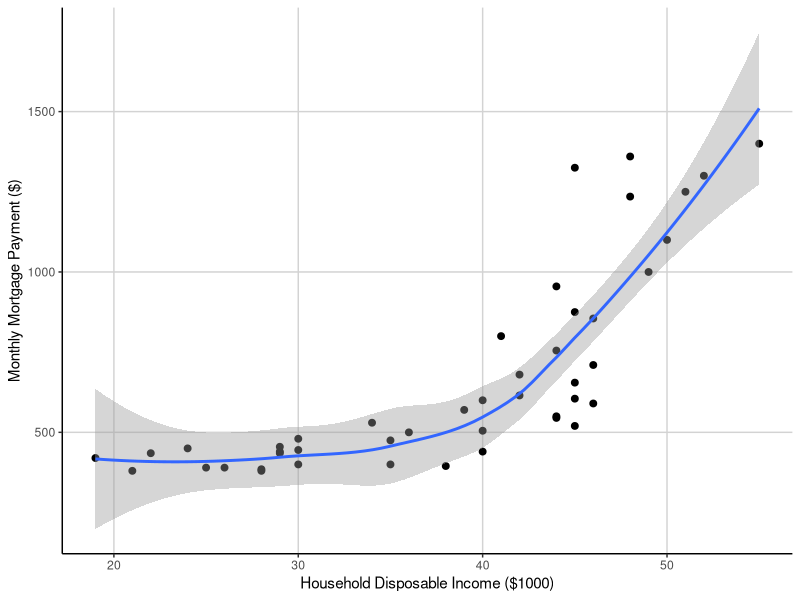
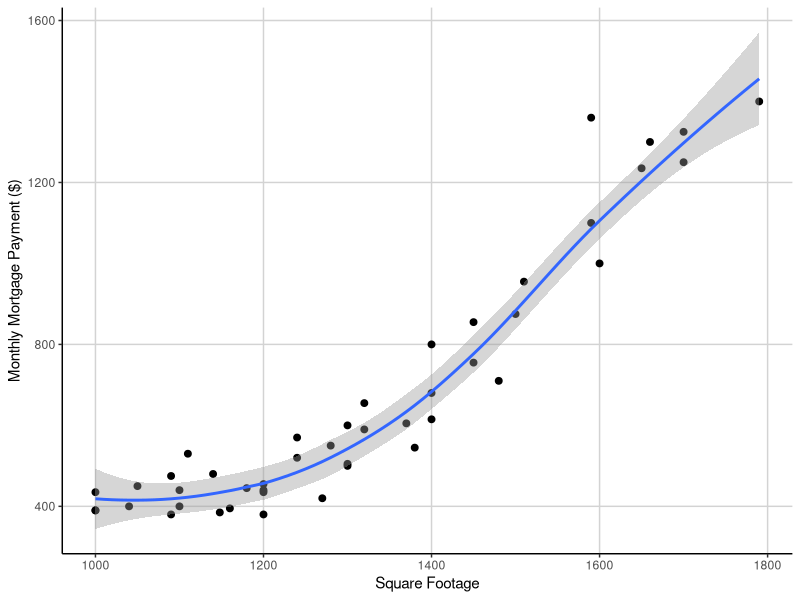
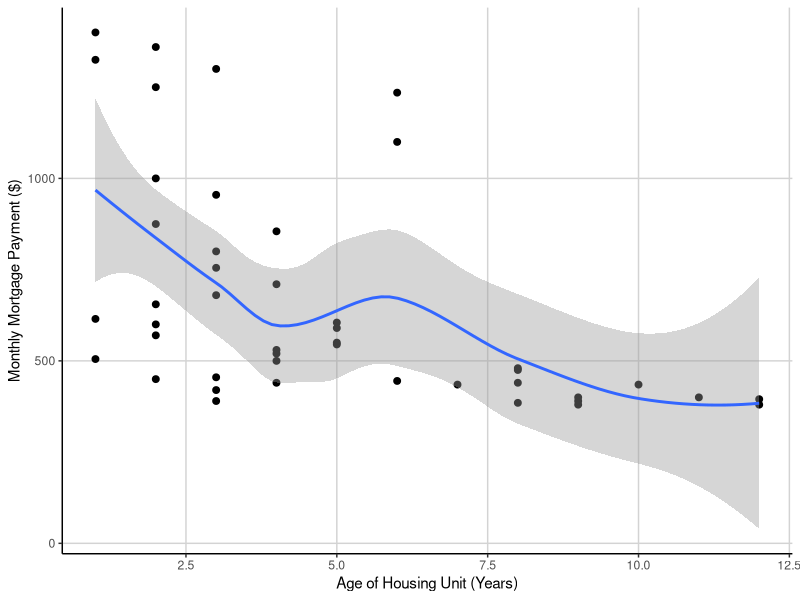
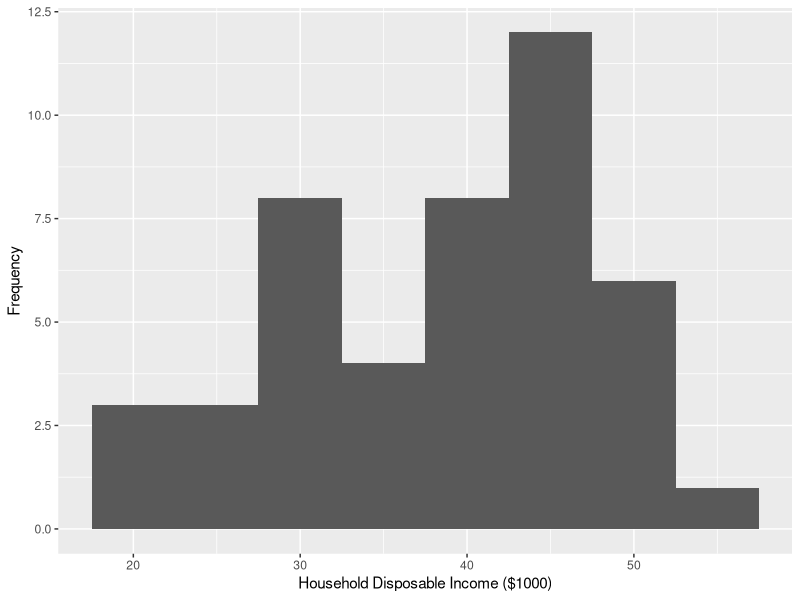
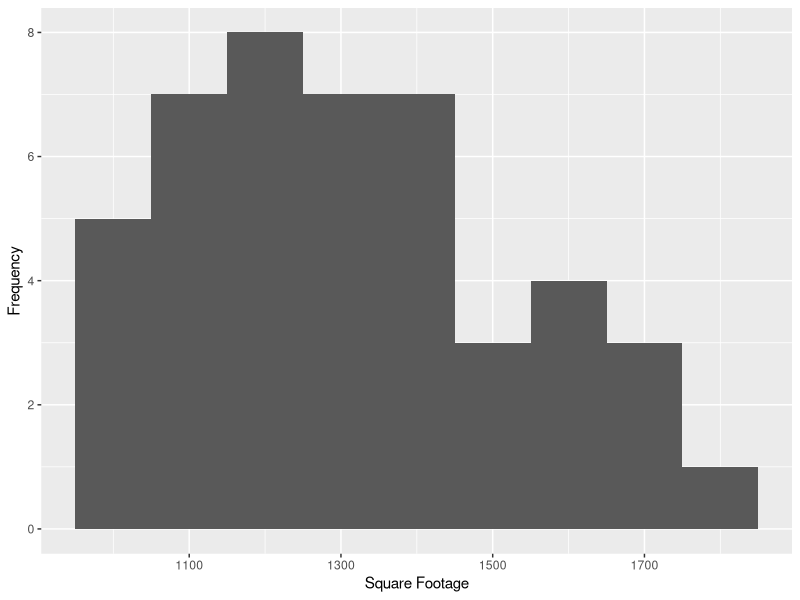
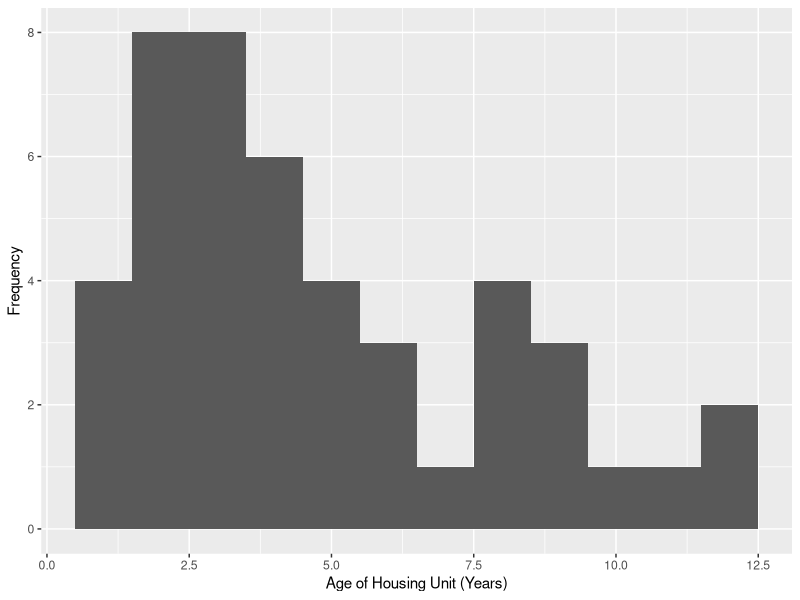
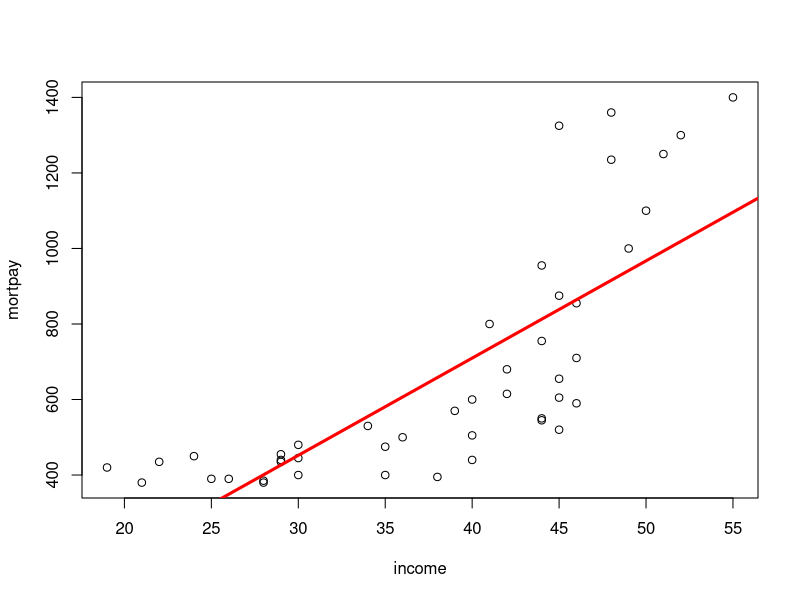
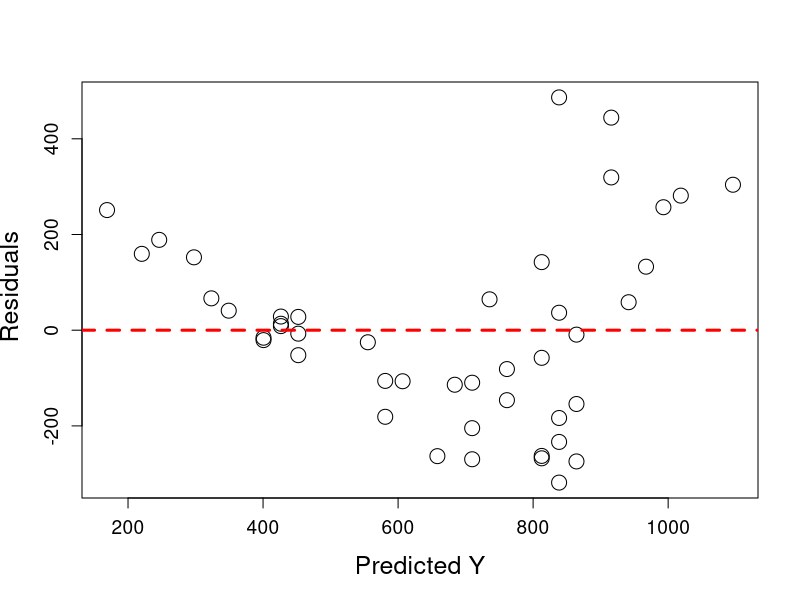

Write the R code that produced these figures, in order.
# load library
library(dplyr)
library(ggplot2)
library(png)

# read in file
data <- read.csv(file = "Lab_data.csv", header = TRUE)

# approach
# scatterplots of variables against Y
# check assumptions
# add interactions?
# run AIC and stepwise regressions to determine model of best fit

# prep the dataset
colnames(data) <- c("obs", "mortpay", "income", "sqfoot", "loans", "age")

# scatterplots of variables against Y
ggplot(data, aes(x = income, y = mortpay)) +
  geom_point(size = 2) +
  geom_smooth() +
  xlab("Household Disposable Income ($1000)") +
  ylab("Monthly Mortgage Payment ($)") + 
  theme(panel.background = element_blank(), axis.line = element_line(colour = "black"), panel.grid.major = element_line(colour = "light gray"))
ggsave(file = "mortpay_vs_income.png", width = 5, height = 5)

ggplot(data, aes(x = sqfoot, y = mortpay)) +
  geom_point(size = 2) +
  geom_smooth() +
  xlab("Square Footage") +
  ylab("Monthly Mortgage Payment ($)") + 
  theme(panel.background = element_blank(), axis.line = element_line(colour = "black"), panel.grid.major = element_line(colour = "light gray"))
ggsave(file = "mortpay_vs_sqfoot.png", width = 5, height = 5)

ggplot(data, aes(x = age, y = mortpay)) +
  geom_point(size = 2) +
  geom_smooth() +
  xlab("Age of Housing Unit (Years)") +
  ylab("Monthly Mortgage Payment ($)") + 
  theme(panel.background = element_blank(), axis.line = element_line(colour = "black"), panel.grid.major = element_line(colour = "light gray"))
ggsave(file = "mortpay_vs_age.png", width = 5, height = 5)

# histograms of independent variables
ggplot(data, aes(x = income)) +
  geom_histogram(binwidth = 5) +
  xlab("Household Disposable Income ($1000)") +
  ylab("Frequency") 

ggplot(data, aes(x = sqfoot)) +
  geom_histogram(binwidth = 100) +
  xlab("Square Footage") +
  ylab("Frequency") 

ggplot(data, aes(x = age)) +
  geom_histogram(binwidth = 1) +
  xlab("Age of Housing Unit (Years)") +
  ylab("Frequency") 

# summary of transformations that seem to work
data <- select(data, obs:age) %>% 
  mutate(income_sq = income^2) %>% 
  mutate(income_cube = income^3) %>% 
  mutate(age_cube_root = age^(-1/3)) %>% 
  mutate(log10_mortpay = log10(mortpay))

### run regressions and plot pred. vs redis. & qqplots for NON-transformed variables
## income regression
plot(mortpay ~ income, data = data)
reg_income <- lm(mortpay ~ income, data = data)
abline(reg_income, col="red", lwd=3)

predicted_income<-predict.lm(reg_income)
residuals_income<-data$mortpay - predicted_income
plot(predicted_income,residuals_income,cex=2,cex.lab=1.5,cex.axis=1.15, ylab=" Residuals", xlab= "Predicted Y")
abline(a=0,b=0, col="red", lwd=3,lty="dashed")

ggplot(data, aes(y = residuals_income, x = predicted_income)) +
  geom_point(size = 2) +
  geom_hline(yintercept = 0, colour = 'red', linetype = "dashed", size = 1) +
  ggtitle("Residuals vs. Predicted Values") +
  ylab("Residuals") +
  xlab("Predicted Y") + 
  theme(panel.background = element_blank(), axis.line = element_line(colour = "black"), axis.title = element_text(size=14), plot.title = element_text(size = 18, face = "bold"))
ggsave(file = "pred_res_income.png", width = 5, height = 5)

# qqplot in ggplot2
ggQQ <- function(LM) # argument: a linear model
{
  y <- quantile(LM$resid[!is.na(LM$resid)], c(0.25, 0.75))
  x <- qnorm(c(0.25, 0.75))
  slope <- diff(y)/diff(x)
  int <- y[1L] - slope * x[1L]
  p <- ggplot(LM, aes(sample = .resid)) +
    stat_qq(alpha = 0.5) +
    geom_abline(slope = slope, intercept = int, color="red", size = 1) +
    xlab("Theoretical Quantiles") +
    ylab("Standardized Residuals") +
    ggtitle("Normal Q-Q Plot") +
    theme(panel.background = element_blank(), axis.line = element_line(colour = "black"), axis.title = element_text(size=14), plot.title = element_text(size = 18, face = "bold"))
  ggsave(filename = "income_qq.png", width = 5, height = 5)
  return(p)
}

ggQQ(reg_income)

## sqfoot regression
plot(mortpay ~ sqfoot, data = data)
reg_sqfoot <- lm(mortpay ~ sqfoot, data = data)
abline(reg_sqfoot, col="red", lwd=3)

predicted_sqfoot <- predict.lm(reg_sqfoot)
residuals_sqfoot <- data$mortpay-predicted_sqfoot
plot(predicted_sqfoot,residuals_sqfoot,cex=2,cex.lab=1.5,cex.axis=1.15, ylab=" Residuals", xlab= "Predicted Y")
abline(a=0,b=0, col="red", lwd=3,lty="dashed")

ggplot(data, aes(y = residuals_sqfoot, x = predicted_sqfoot)) +
  geom_point(size = 2) +
  geom_hline(yintercept = 0, colour = 'red', linetype = "dashed", size = 1) +
  ggtitle("Residuals vs. Predicted Values") +
  ylab("Residuals") +
  xlab("Predicted Y") + 
  theme(panel.background = element_blank(), axis.line = element_line(colour = "black"), axis.title = element_text(size=14), plot.title = element_text(size = 18, face = "bold"))
ggsave(file = "pred_res_sqfoot.png", width = 5, height = 5)

# qqplot in ggplot2
ggQQ <- function(LM) # argument: a linear model
{
  y <- quantile(LM$resid[!is.na(LM$resid)], c(0.25, 0.75))
  x <- qnorm(c(0.25, 0.75))
  slope <- diff(y)/diff(x)
  int <- y[1L] - slope * x[1L]
  p <- ggplot(LM, aes(sample = .resid)) +
    stat_qq(alpha = 0.5) +
    geom_abline(slope = slope, intercept = int, color="red", size = 1) +
    xlab("Theoretical Quantiles") +
    ylab("Standardized Residuals") +
    ggtitle("Normal Q-Q Plot") +
    theme(panel.background = element_blank(), axis.line = element_line(colour = "black"), axis.title = element_text(size=14), plot.title = element_text(size = 18, face = "bold"))
  ggsave(filename = "sqfoot_qq.png", width = 5, height = 5)
  return(p)
}

ggQQ(reg_sqfoot)

# age regression
plot(mortpay ~ age, data = data)
reg_age <- lm(mortpay ~ age, data = data)
abline(reg_age, col="red", lwd=3)

predicted_age <- predict.lm(reg_age)
residuals_age <- data$mortpay-predicted_age
plot(predicted_age,residuals_age,cex=2,cex.lab=1.5,cex.axis=1.15, ylab=" Residuals", xlab= "Predicted Y")
abline(a=0,b=0, col="red", lwd=3,lty="dashed")

ggplot(data, aes(y = residuals_age, x = predicted_age)) +
  geom_point(size = 2) +
  geom_hline(yintercept = 0, colour = 'red', linetype = "dashed", size = 1) +
  ggtitle("Residuals vs. Predicted Values") +
  ylab("Residuals") +
  xlab("Predicted Y") + 
  theme(panel.background = element_blank(), axis.line = element_line(colour = "black"), axis.title = element_text(size=14), plot.title = element_text(size = 18, face = "bold"))
ggsave(file = "pred_res_age.png", width = 5, height = 5)

# qqplot in ggplot2
ggQQ <- function(LM) # argument: a linear model
{
  y <- quantile(LM$resid[!is.na(LM$resid)], c(0.25, 0.75))
  x <- qnorm(c(0.25, 0.75))
  slope <- diff(y)/diff(x)
  int <- y[1L] - slope * x[1L]
  p <- ggplot(LM, aes(sample = .resid)) +
    stat_qq(alpha = 0.5) +
    geom_abline(slope = slope, intercept = int, color="red", size = 1) +
    xlab("Theoretical Quantiles") +
    ylab("Standardized Residuals") +
    ggtitle("Normal Q-Q Plot") +
    theme(panel.background = element_blank(), axis.line = element_line(colour = "black"), axis.title = element_text(size=14), plot.title = element_text(size = 18, face = "bold"))
  ggsave(filename = "age_qq.png", width = 5, height = 5)
  return(p)
}

ggQQ(reg_age)

### run regressions and plot pred. vs redis. & qqplots for transformed variables

## income regression
plot(log10_mortpay ~ income_cube, data = data)
reg_income_trans <- lm(log10_mortpay ~ income_cube, data = data)
abline(reg_income, col="red", lwd=3)

predicted_income_trans <- predict.lm(reg_income_trans)
residuals_income_trans <- data$log10_mortpay-predicted_income_trans
plot(predicted_income_trans,residuals_income_trans,cex=2,cex.lab=1.5,cex.axis=1.15, ylab=" Residuals", xlab= "Predicted Y")
abline(a=0,b=0, col="red", lwd=3,lty="dashed")

ggplot(data, aes(y = residuals_income_trans, x = predicted_income_trans)) +
  geom_point(size = 2) +
  geom_hline(yintercept = 0, colour = 'red', linetype = "dashed", size = 1) +
  ggtitle("Residuals vs. Predicted Values") +
  ylab("Residuals") +
  xlab("Predicted Y") + 
  theme(panel.background = element_blank(), axis.line = element_line(colour = "black"), axis.title = element_text(size=14), plot.title = element_text(size = 18, face = "bold"))
ggsave(file = "pred_res_income_transformed.png", width = 5, height = 5)

# qqplot in ggplot2
ggQQ <- function(LM) # argument: a linear model
{
  y <- quantile(LM$resid[!is.na(LM$resid)], c(0.25, 0.75))
  x <- qnorm(c(0.25, 0.75))
  slope <- diff(y)/diff(x)
  int <- y[1L] - slope * x[1L]
  p <- ggplot(LM, aes(sample = .resid)) +
    stat_qq(alpha = 0.5) +
    geom_abline(slope = slope, intercept = int, color="red", size = 1) +
    xlab("Theoretical Quantiles") +
    ylab("Standardized Residuals") +
    ggtitle("Normal Q-Q Plot") +
    theme(panel.background = element_blank(), axis.line = element_line(colour = "black"), axis.title = element_text(size=14), plot.title = element_text(size = 18, face = "bold"))
  ggsave(filename = "income_qq_transformed.png", width = 5, height = 5)
  return(p)
}

ggQQ(reg_income_trans)

## sqfoot regression
plot(log10_mortpay ~ sqfoot, data = data)
reg_sqfoot_trans <- lm(log10_mortpay ~ sqfoot, data = data)
abline(reg_sqfoot_trans, col="red", lwd=3)

predicted_sqfoot_trans <- predict.lm(reg_sqfoot_trans)
residuals_sqfoot_trans <- data$log10_mortpay-predicted_sqfoot_trans
plot(predicted_sqfoot_trans,residuals_sqfoot_trans,cex=2,cex.lab=1.5,cex.axis=1.15, ylab=" Residuals", xlab= "Predicted Y")
abline(a=0,b=0, col="red", lwd=3,lty="dashed")

ggplot(data, aes(y = residuals_sqfoot_trans, x = predicted_sqfoot_trans)) +
  geom_point(size = 2) +
  geom_hline(yintercept = 0, colour = 'red', linetype = "dashed", size = 1) +
  ggtitle("Residuals vs. Predicted Values") +
  ylab("Residuals") +
  xlab("Predicted Y") + 
  theme(panel.background = element_blank(), axis.line = element_line(colour = "black"), axis.title = element_text(size=14), plot.title = element_text(size = 18, face = "bold"))
ggsave(file = "pred_res_sqfoot_transformed.png", width = 5, height = 5)

# qqplot in ggplot2
ggQQ <- function(LM) # argument: a linear model
{
  y <- quantile(LM$resid[!is.na(LM$resid)], c(0.25, 0.75))
  x <- qnorm(c(0.25, 0.75))
  slope <- diff(y)/diff(x)
  int <- y[1L] - slope * x[1L]
  p <- ggplot(LM, aes(sample = .resid)) +
    stat_qq(alpha = 0.5) +
    geom_abline(slope = slope, intercept = int, color="red", size = 1) +
    xlab("Theoretical Quantiles") +
    ylab("Standardized Residuals") +
    ggtitle("Normal Q-Q Plot") +
    theme(panel.background = element_blank(), axis.line = element_line(colour = "black"), axis.title = element_text(size=14), plot.title = element_text(size = 18, face = "bold"))
  ggsave(filename = "sqfoot_qq_transformed.png", width = 5, height = 5)
  return(p)
}

ggQQ(reg_sqfoot_trans)

# age regression
plot(log10_mortpay ~ age_cube_root, data = data)
reg_age_trans <- lm(log10_mortpay ~ age_cube_root, data = data)
abline(reg_age_trans, col="red", lwd=3)

predicted_age_trans <- predict.lm(reg_age_trans)
residuals_age_trans <- data$log10_mortpay - predicted_age_trans
plot(predicted_age_trans,residuals_age_trans,cex=2,cex.lab=1.5,cex.axis=1.15, ylab=" Residuals", xlab= "Predicted Y")
abline(a=0,b=0, col="red", lwd=3,lty="dashed")

ggplot(data, aes(y = residuals_age_trans, x = predicted_age_trans)) +
  geom_point(size = 2) +
  geom_hline(yintercept = 0, colour = 'red', linetype = "dashed", size = 1) +
  ggtitle("Residuals vs. Predicted Values") +
  ylab("Residuals") +
  xlab("Predicted Y") + 
  theme(panel.background = element_blank(), axis.line = element_line(colour = "black"), axis.title = element_text(size=14), plot.title = element_text(size = 18, face = "bold"))
ggsave(file = "pred_res_age_transformed.png", width = 5, height = 5)

# qqplot in ggplot2
ggQQ <- function(LM) # argument: a linear model
{
  y <- quantile(LM$resid[!is.na(LM$resid)], c(0.25, 0.75))
  x <- qnorm(c(0.25, 0.75))
  slope <- diff(y)/diff(x)
  int <- y[1L] - slope * x[1L]
  p <- ggplot(LM, aes(sample = .resid)) +
    stat_qq(alpha = 0.5) +
    geom_abline(slope = slope, intercept = int, color="red", size = 1) +
    xlab("Theoretical Quantiles") +
    ylab("Standardized Residuals") +
    ggtitle("Normal Q-Q Plot") +
    theme(panel.background = element_blank(), axis.line = element_line(colour = "black"), axis.title = element_text(size=14), plot.title = element_text(size = 18, face = "bold"))
  ggsave(filename = "age_qq_transformed.png", width = 5, height = 5)
  return(p)
}

ggQQ(reg_age_trans)
